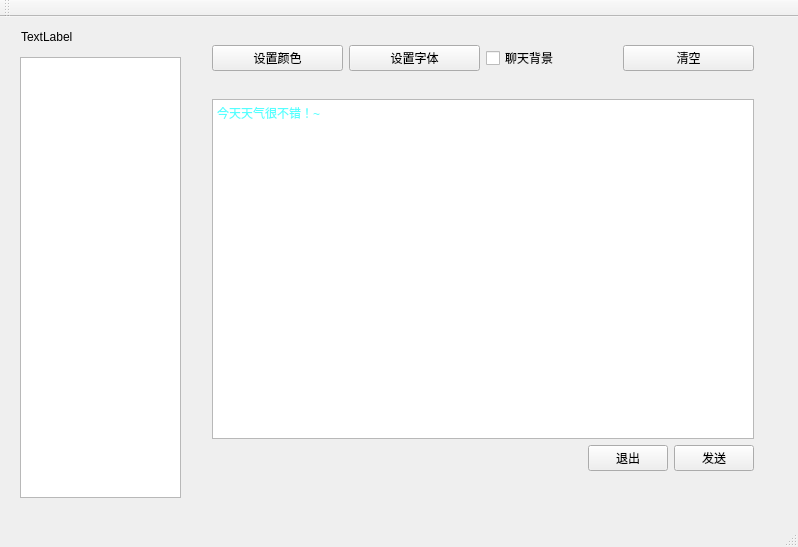
<?xml version="1.0" encoding="UTF-8"?>
<ui version="4.0">
 <class>MainWindow</class>
 <widget class="QMainWindow" name="MainWindow">
  <property name="geometry">
   <rect>
    <x>0</x>
    <y>0</y>
    <width>798</width>
    <height>547</height>
   </rect>
  </property>
  <property name="windowTitle">
   <string>MainWindow</string>
  </property>
  <widget class="QWidget" name="centralWidget">
   <widget class="QListWidget" name="userListWidget">
    <property name="geometry">
     <rect>
      <x>20</x>
      <y>40</y>
      <width>161</width>
      <height>441</height>
     </rect>
    </property>
   </widget>
   <widget class="QWidget" name="layoutWidget">
    <property name="geometry">
     <rect>
      <x>190</x>
      <y>0</y>
      <width>586</width>
      <height>476</height>
     </rect>
    </property>
    <layout class="QVBoxLayout" name="verticalLayout_2" stretch="0,0,1">
     <item>
      <widget class="BubbleList" name="widgetChat" native="true"/>
     </item>
     <item>
      <widget class="QWidget" name="widget_2" native="true">
       <layout class="QHBoxLayout" name="horizontalLayout_2">
        <item>
         <widget class="QPushButton" name="pushButton">
          <property name="text">
           <string>设置颜色</string>
          </property>
         </widget>
        </item>
        <item>
         <widget class="QPushButton" name="pushButton_2">
          <property name="text">
           <string>设置字体</string>
          </property>
         </widget>
        </item>
        <item>
         <widget class="QCheckBox" name="checkBox">
          <property name="text">
           <string>聊天背景</string>
          </property>
         </widget>
        </item>
        <item>
         <widget class="QPushButton" name="pushButton_3">
          <property name="text">
           <string>清空</string>
          </property>
          <property name="checkable">
           <bool>false</bool>
          </property>
         </widget>
        </item>
       </layout>
      </widget>
     </item>
     <item>
      <widget class="QWidget" name="widget_3" native="true">
       <layout class="QVBoxLayout" name="verticalLayout">
        <item>
         <widget class="QTextEdit" name="textEditSnd">
          <property name="html">
           <string>&lt;!DOCTYPE HTML PUBLIC &quot;-//W3C//DTD HTML 4.0//EN&quot; &quot;http://www.w3.org/TR/REC-html40/strict.dtd&quot;&gt;
&lt;html&gt;&lt;head&gt;&lt;meta name=&quot;qrichtext&quot; content=&quot;1&quot; /&gt;&lt;style type=&quot;text/css&quot;&gt;
p, li { white-space: pre-wrap; }
&lt;/style&gt;&lt;/head&gt;&lt;body style=&quot; font-family:'SimSun'; font-size:9pt; font-weight:400; font-style:normal;&quot;&gt;
&lt;p style=&quot; margin-top:0px; margin-bottom:0px; margin-left:0px; margin-right:0px; -qt-block-indent:0; text-indent:0px;&quot;&gt;&lt;span style=&quot; color:#55ffff;&quot;&gt;今天天气很不错！~&lt;/span&gt;&lt;/p&gt;&lt;/body&gt;&lt;/html&gt;</string>
          </property>
         </widget>
        </item>
        <item>
         <layout class="QHBoxLayout" name="horizontalLayout">
          <item>
           <spacer name="horizontalSpacer">
            <property name="orientation">
             <enum>Qt::Horizontal</enum>
            </property>
            <property name="sizeHint" stdset="0">
             <size>
              <width>40</width>
              <height>20</height>
             </size>
            </property>
           </spacer>
          </item>
          <item>
           <widget class="QPushButton" name="pushButton_5">
            <property name="text">
             <string>退出</string>
            </property>
           </widget>
          </item>
          <item>
           <widget class="QPushButton" name="sendText">
            <property name="text">
             <string>发送</string>
            </property>
           </widget>
          </item>
         </layout>
        </item>
       </layout>
      </widget>
     </item>
    </layout>
   </widget>
   <widget class="QLabel" name="currentUser">
    <property name="geometry">
     <rect>
      <x>21</x>
      <y>10</y>
      <width>151</width>
      <height>20</height>
     </rect>
    </property>
    <property name="text">
     <string>TextLabel</string>
    </property>
   </widget>
  </widget>
  <widget class="QMenuBar" name="menuBar">
   <property name="geometry">
    <rect>
     <x>0</x>
     <y>0</y>
     <width>798</width>
     <height>26</height>
    </rect>
   </property>
  </widget>
  <widget class="QToolBar" name="mainToolBar">
   <attribute name="toolBarArea">
    <enum>TopToolBarArea</enum>
   </attribute>
   <attribute name="toolBarBreak">
    <bool>false</bool>
   </attribute>
  </widget>
  <widget class="QStatusBar" name="statusBar"/>
 </widget>
 <layoutdefault spacing="6" margin="11"/>
 <customwidgets>
  <customwidget>
   <class>BubbleList</class>
   <extends>QWidget</extends>
   <header>chatbubble.h</header>
   <container>1</container>
  </customwidget>
 </customwidgets>
 <resources/>
 <connections/>
</ui>
